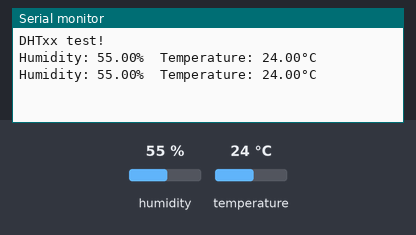
A sketch run on a simulated Arduino Uno, built with avr-gcc and run on an emulated ATmega328P. Parts: the last lines printed to the serial monitor. Inputs (shaded band) come from the test bench; at power-on: humidity 55 %, temperature 24 °C.

Above: at 4.8 s.
4.9 s: humidity set to 22 %
At 6.9 s:
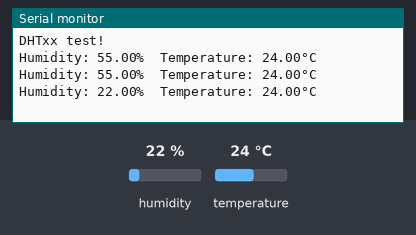
7.9 s: temperature set to 12 °C
At 8.6 s:
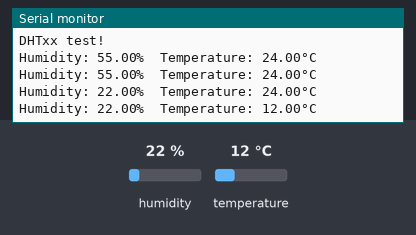
10.9 s: humidity set to 40 %
At 13.3 s:
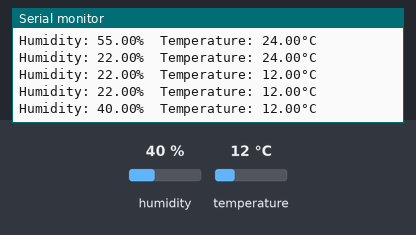
Timing chart, 0 to 14.8 s (numbered marks = the images above; inputs shaded):
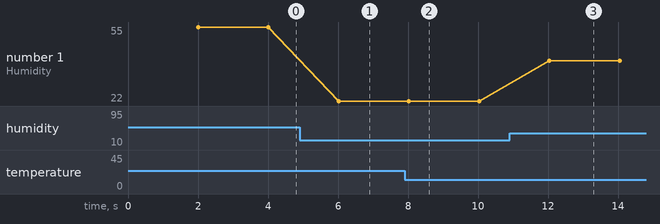

Measured:
- after the input at 4.9 s, the serial monitor: prints a new line after 1.1 s (image 1)
- after the input at 7.9 s, the serial monitor: prints a new line after 0.12 s (image 2)
- after the input at 10.9 s, the serial monitor: prints a new line after 1.1 s (image 3)
- plotted number 1: 55 → 22 after the input at 4.9 s, 22 → 40 after the input at 10.9 s

The sketch:

DHT22.ino
```cpp
// Example testing sketch for various DHT humidity/temperature sensors
// Written by ladyada, public domain

// REQUIRES the following Arduino libraries:
// - DHT Sensor Library: https://github.com/adafruit/DHT-sensor-library
// - Adafruit Unified Sensor Lib: https://github.com/adafruit/Adafruit_Sensor

#include "DHT.h"

#define DHTPIN 2     // Digital pin connected to the DHT sensor
// Feather HUZZAH ESP8266 note: use pins 3, 4, 5, 12, 13 or 14 --
// Pin 15 can work but DHT must be disconnected during program upload.

// Uncomment whatever type you're using!
//#define DHTTYPE DHT11   // DHT 11
#define DHTTYPE DHT22   // DHT 22  (AM2302), AM2321
//#define DHTTYPE DHT21   // DHT 21 (AM2301)

// Connect pin 1 (on the left) of the sensor to +5V
// NOTE: If using a board with 3.3V logic like an Arduino Due connect pin 1
// to 3.3V instead of 5V!
// Connect pin 2 of the sensor to whatever your DHTPIN is
// Connect pin 3 (on the right) of the sensor to GROUND (if your sensor has 3 pins)
// Connect pin 4 (on the right) of the sensor to GROUND and leave the pin 3 EMPTY (if your sensor has 4 pins)
// Connect a 10K resistor from pin 2 (data) to pin 1 (power) of the sensor

// Initialize DHT sensor.
// Note that older versions of this library took an optional third parameter to
// tweak the timings for faster processors.  This parameter is no longer needed
// as the current DHT reading algorithm adjusts itself to work on faster procs.
DHT dht(DHTPIN, DHTTYPE);

void setup() {
  Serial.begin(9600);
  Serial.println("DHTxx test!");

  dht.begin();
}

void loop() {
  // Wait a few seconds between measurements.
  delay(2000);

  // Reading temperature or humidity takes about 250 milliseconds!
  // Sensor readings may also be up to 2 seconds 'old' (its a very slow sensor)
  float h = dht.readHumidity();
  // Read temperature as Celsius (the default)
  float t = dht.readTemperature();
  // Read temperature as Fahrenheit (isFahrenheit = true)
  float f = dht.readTemperature(true);

  // Check if any reads failed and exit early (to try again).
  if (isnan(h) || isnan(t) || isnan(f)) {
    Serial.println(F("Failed to read from DHT sensor!"));
    return;
  }

  Serial.print("Humidity: ");
  Serial.print(h);
  Serial.print("%  Temperature: ");
  Serial.print(t);
  Serial.println("°C ");
}
```
